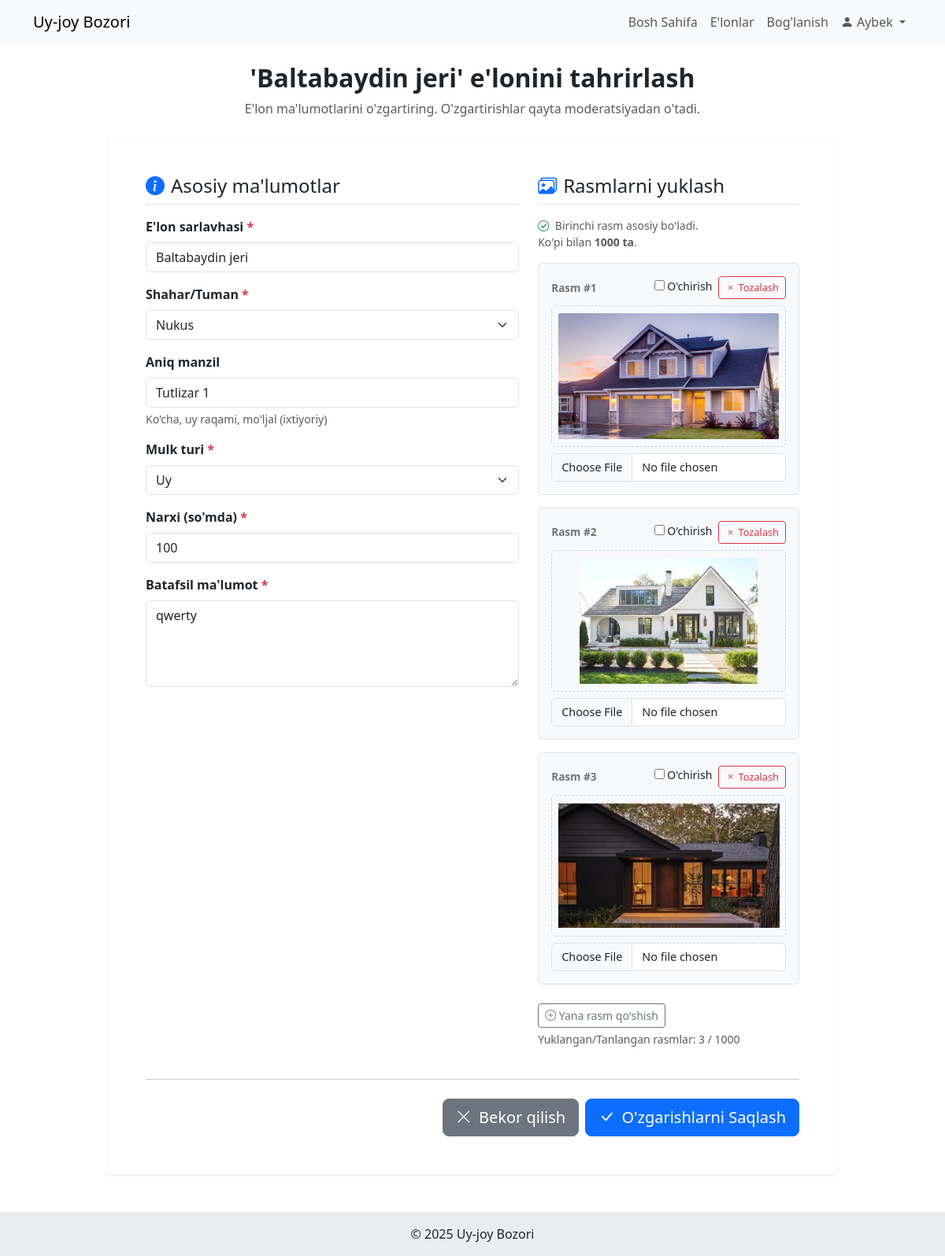
The page /elon_tahrirlash/1/ (signed in) on the database its author committed.
### AltinGiltApp/models.py (models this page shows, shortened)
class CustomUser(AbstractBaseUser, PermissionsMixin):
    phone_number = models.CharField(
        _('telefon raqami'),
        max_length=17,
        unique=True,
        validators=[phone_regex], # Validatorni qo'shdik
        help_text=_('Telefon raqamingizni +998XXXXXXXXX formatida kiriting.')
    )
    first_name = models.CharField(_('ism'), max_length=150)
    last_name = models.CharField(_('familiya'), max_length=150, blank=True) # Familiya ixtiyoriy
    email = models.EmailField(_('elektron pochta'), blank=True, null=True, unique=True) # Emailni ham unique qilish mumkin
    is_staff = models.BooleanField(default=False)
    is_active = models.BooleanField(default=True) # Yangi userlar avtomatik aktiv bo'lsinmi?
    date_joined = models.DateTimeField(auto_now_add=True)
    objects = CustomUserManager()
    USERNAME_FIELD = 'phone_number' # Login uchun ishlatiladigan maydon
    REQUIRED_FIELDS = ['first_name'] # createsuperuser so'raydigan maydonlar (USERNAME_FIELD dan tashqari)
    class Meta:
        verbose_name = _('foydalanuvchi')
        verbose_name_plural = _('foydalanuvchilar')

class Elon(models.Model):
    nomi = models.CharField(max_length=200)
    joylashuvi = models.ForeignKey(Shahar, on_delete=models.SET_NULL, null=True, blank=False, verbose_name=_("Joylashuvi"))
    manzil = models.CharField(_("Aniq manzil"), max_length=255, blank=True,
                              help_text=_("Ko'cha, uy raqami, mo'ljal (ixtiyoriy)"))
    turi = models.ForeignKey(Tur, on_delete=models.SET_NULL, null=True, blank=False, verbose_name=_("Mulk turi"))
    narxi = models.PositiveIntegerField() # Narx manfiy bo'lmasligi uchun
    batafsil = models.TextField()
    user = models.ForeignKey(CustomUser, on_delete=models.CASCADE, related_name='elonlar')
    created_at = models.DateTimeField(auto_now_add=True)
    updated_at = models.DateTimeField(auto_now=True)
    class StatusChoices(models.TextChoices):
        PENDING = 'PENDING', _('Moderatsiyada')
        APPROVED = 'APPROVED', _('Tasdiqlangan')
        REJECTED = 'REJECTED', _('Rad etilgan')
    status = models.CharField(
        max_length=10,
        choices=StatusChoices.choices,
        default=StatusChoices.PENDING,
        db_index=True # Status bo'yicha tez-tez filter qilinadi
    )
    moderation_notes = models.TextField(
        blank=True, null=True, # Faqat rad etilganda to'ldiriladi
        verbose_name=_("Moderator izohi (rad etish sababi)")
    )
    class Meta:
        ordering = ['-created_at']
        verbose_name = _('e\'lon')
        verbose_name_plural = _('e\'lonlar')

### AltinGiltApp/views.py (the view)
# urls.py: path('elon_tahrirlash/<int:elon_id>/', views.elon_tahrirlash, name='elon_edit'), # YANGI URL
@login_required
def elon_tahrirlash(request, elon_id):
    elon = get_object_or_404(Elon, pk=elon_id, user=request.user)
    RasmInlineFormSet = inlineformset_factory(
        Elon, Rasm, form=RasmForm,
        fields=['image'], # Faqat 'image' maydonini ishlatamiz RasmFormda
        extra=3,
        min_num=0, # Tahrirda minimal shart emas
        validate_min=False,
        can_delete=True
    )
    if request.method == 'POST':
        elon_form = ElonForm(request.POST, request.FILES, instance=elon) # ElonForm'ga ham FILES kerak (agar unda FileField bo'lsa)
        formset = RasmInlineFormSet(request.POST, request.FILES, instance=elon, prefix='rasmlar') # prefix qo'shib ko'ramiz
        print(f"--- POST DATA ---")
        print(request.POST)
        print(f"--- FILES DATA ---")
        print(request.FILES)
        print(f"Elon form valid: {elon_form.is_valid()}")
        if not elon_form.is_valid():
            print(f"Elon form errors: {elon_form.errors.as_json()}")
        print(f"Formset valid: {formset.is_valid()}")
        if not formset.is_valid():
            print(f"Formset errors: {formset.errors}") # To'liq error arrayini ko'rish
            print(f"Formset non_form_errors: {formset.non_form_errors()}")
            for i, form_in_fs in enumerate(formset.forms):
                 print(f"Formset form #{i} initial: {form_in_fs.initial}")
                 print(f"Formset form #{i} instance: {form_in_fs.instance}, instance.pk: {form_in_fs.instance.pk if form_in_fs.instance else None}")
                 print(f"Formset form #{i} changed_data: {form_in_fs.changed_data}")
                 print(f"Formset form #{i} errors: {form_in_fs.errors.as_json()}")
        if elon_form.is_valid() and formset.is_valid():
            try:
                with transaction.atomic():
                    edited_elon = elon_form.save(commit=False)
                    edited_elon.status = Elon.StatusChoices.PENDING # Model nomini to'g'ri yozing
                    edited_elon.moderation_notes = None
                    edited_elon.save()
                    elon_form.save_m2m() # Agar ElonFormda m2m bo'lsa
                    for form_in_fs in formset:
                        print(f"Saving form for instance: {form_in_fs.instance}, pk: {form_in_fs.instance.pk if form_in_fs.instance else 'None'}")
                        if form_in_fs.cleaned_data.get('DELETE') and form_in_fs.instance.pk:
                            print(f"Deleting instance {form_in_fs.instance.pk}")
                        elif form_in_fs.has_changed() or not form_in_fs.instance.pk : # Yoki yangi, yoki o'zgargan
                             if form_in_fs.cleaned_data.get('image') or not form_in_fs.instance.pk: # Agar rasm kelgan bo'lsa yoki yangi bo'lsa
                                print(f"Saving instance {form_in_fs.instance.pk if form_in_fs.instance.pk else 'NEW'} with image {form_in_fs.cleaned_data.get('image')}")
                    formset.save()
                messages.success(request, "E'lon muvaffaqiyatli tahrirlandi va qayta moderatsiyaga yuborildi.")
                return redirect('AltinGiltApp:shaxsiy_kabinet')
            except Exception as e:
                messages.error(request, f"E'lonni tahrirlashda xatolik yuz berdi: {e}")
        else:
            error_list = []
            if elon_form.errors:
                error_list.append(f"E'lon formasi xatolari: {elon_form.errors.as_ul()}")
            if any(formset.errors): # Check if there are any errors in the formset
                for i, errors_dict in enumerate(formset.errors):
                    if errors_dict:
                        ul_errors = "<ul>"
                        for field, errors in errors_dict.items():
                            ul_errors += f"<li>{field}: {', '.join(errors)}</li>"
                        ul_errors += "</ul>"
                        error_list.append(f"Rasm #{i+1} xatolari: {ul_errors}")
            if formset.non_form_errors():
                 error_list.append(f"Umumiy rasm xatolari: {formset.non_form_errors().as_ul()}")
            messages.error(request, "Iltimos, formadagi xatoliklarni to'g'rilang:<br>" + "<br>".join(error_list), extra_tags='safe')
    else: # GET request
        elon_form = ElonForm(instance=elon)
        formset = RasmInlineFormSet(instance=elon, prefix='rasmlar') # GET uchun ham prefix
    context = {
        'elon_form': elon_form,
        'formset': formset,
        'elon': elon,
        'form_title': f"'{elon.nomi}' e'lonini tahrirlash",
        'submit_button_text': "O'zgarishlarni Saqlash"
    }
    return render(request, 'altingiltapp/elon_qoshish.html', context)

### AltinGiltApp/models.py (called while the page is built)
    def __str__(self):
        return self.nomi

    def __str__(self):
        return self.nomi

### templates/altingiltapp/elon_qoshish.html (shortened to what this page needs)
{% extends "altingiltapp/base.html" %}
{% load static %}
{% block content %}
<div class="container mt-4 mb-5">
    <div class="row justify-content-center">
        <div class="col-lg-10">
            <div class="text-center mb-4">
                <h2 class="fw-bold">{{ form_title|default:"E'lon ma'lumotlari" }}</h2>
                {% if elon %}
                    <p class="text-muted">E'lon ma'lumotlarini o'zgartiring. O'zgartirishlar qayta moderatsiyadan o'tadi.</p>
                {% else %}
                    <p class="text-muted">Iltimos, barcha kerakli maydonlarni to'ldiring. E'loningiz moderatsiyadan o'tkaziladi.</p>
                {% endif %}
            </div>
            <form method="POST" action="" enctype="multipart/form-data" id="elon-form">
                <div class="card shadow-sm border-0">
                    <div class="card-body p-lg-5">
                        <div class="row g-4">
                            <div class="col-md-7">
                                <h4 class="mb-3 border-bottom pb-2">
                                    <i class="bi bi-info-circle-fill me-2 text-primary"></i>Asosiy ma'lumotlar
                                </h4>
                                {% for field in elon_form %}
                                    <div class="mb-3">
                                        <label for="{{ field.id_for_label }}" class="form-label fw-bold">
                                            {{ field.label }}
                                            {% if field.field.required %}<span class="text-danger">*</span>{% endif %}
                                        </label>
                                        {{ field }}
                                        {% if field.help_text %}
                                            <div class="form-text text-muted small">{{ field.help_text|safe }}</div>
                                        {% endif %}
                                    </div>
                                {% endfor %}
                            </div>
                            <div class="col-md-5">
                                <h4 class="mb-3 border-bottom pb-2">
                                    <i class="bi bi-images me-2 text-primary"></i>Rasmlarni yuklash
                                </h4>
                                <p class="text-muted small mb-3">
                                    <i class="bi bi-check-circle me-1 text-success"></i> Birinchi rasm asosiy bo'ladi. <br>
                                    {% if formset.max_num %}
                                    Ko'pi bilan <strong>{{ formset.max_num }} ta</strong>.
                                    {% endif %}
                                </p>
                                <div id="image-forms-container">
                                    {% for form in formset %}
                                    <div class="image-form-wrapper mb-3 p-3 " id="{{ formset.prefix }}-{{ forloop.counter0 }}-wrapper" data-form-index="{{ forloop.counter0 }}">
                                        <div class="d-flex justify-content-between align-items-center mb-2 position-relative">
                                                <label for="{{ form.image.id_for_label }}" class="form-label fw-bold small mb-0">
                                                    Rasm #{{ forloop.counter }}
                                                </label>
                                                {% if form.instance.pk and formset.can_delete %}
                                                <div class="form-check form-check-inline small ms-auto me-2">
                                                    {{ form.DELETE }}
                                                    <label class="form-check-label" for="{{ form.DELETE.id_for_label }}">
                                                        O'chirish
                                                    </label>
                                                </div>
                                                {% endif %}
                                                <button type="button" class="btn btn-sm btn-outline-danger clear-image-btn" style="display: none;">
                                                    <i class="bi bi-x"></i> Tozalash
                                                </button>
                                            </div>
                                            <div class="image-preview-container">
                                                 {% if form.instance.pk and form.image.value %}
                                                    <img src="{{ form.image.value.url }}" class="img-fluid image-preview" alt="Mavjud rasm {{ forloop.counter }}" style="display:block;">
                                                {% elif form.is_bound and form.image.value %}
                                                    <img src="#" class="img-fluid image-preview" alt="Preview {{ forloop.counter }}">
                                                {% else %}
                                                    <img src="#" class="img-fluid image-preview" alt="Preview {{ forloop.counter }}">
                                                {% endif %}
                                            </div>
                                            {{ form.image }}
                                        </div>
                                    {% endfor %}
                                </div>
                                <button type="button" class="btn btn-outline-secondary btn-sm mt-2" id="add-image-form-btn">
                                    <i class="bi bi-plus-circle"></i> Yana rasm qo'shish
                                </button>
                                <p class="text-muted small mt-1" id="image-count-status"></p>
                            </div>
                        </div>
                        <hr class="my-4">
                        <div class="d-grid gap-2 d-md-flex justify-content-md-end">
                            <a href="{% if elon %}{% url 'AltinGiltApp:shaxsiy_kabinet' %}{% else %}{% url 'AltinGiltApp:bosh_sahifa' %}{% endif %}" class="btn btn-secondary btn-lg order-md-1">
                                <i class="bi bi-x-lg me-1"></i> Bekor qilish
                            </a>
                             <button type="submit" class="btn btn-primary btn-lg order-md-2">
                                <i class="bi bi-check-lg me-1"></i> {{ submit_button_text|default:"Saqlash" }}
                            </button>
                        </div>
                    </div>
                </div>
            </form>
        </div>
    </div>
</div>
{% endblock %}

### templates/altingiltapp/navbar.html (shortened to what this page needs)
<nav class="navbar navbar-expand-lg navbar-light bg-light">
    <div class="container">
        <a class="navbar-brand" href="{% url 'AltinGiltApp:bosh_sahifa' %}">Uy-joy Bozori</a>
        <div class="collapse navbar-collapse" id="navbarNav">
            <ul class="navbar-nav ms-auto">
                <li class="nav-item">
                    <a class="nav-link {% if request.resolver_match.url_name == 'bosh_sahifa' %}active{% endif %}" aria-current="page" href="{% url 'AltinGiltApp:bosh_sahifa' %}">Bosh Sahifa</a>
                </li>
                <li class="nav-item">
                    <a class="nav-link {% if request.resolver_match.url_name == 'elonlar_list' %}active{% endif %}" href="{% url 'AltinGiltApp:elonlar_list' %}">E'lonlar</a>
                </li>
                <li class="nav-item">
                    <a class="nav-link" href="#">Bog'lanish</a>
                </li>
                {% if user.is_authenticated %}
                <li class="nav-item dropdown">
                    <span class="nav-link dropdown-toggle" style="cursor: pointer;" data-bs-toggle="dropdown" aria-expanded="false">
                        <i class="bi bi-person-fill"></i>
                        {{ user.first_name }}
                    </span>
                </li>
                {% endif %}
            </ul>
        </div>
    </div>
</nav>

### templates/altingiltapp/elon_qoshish.html (style rules this page uses)
.image-preview-container { background-color: #f8f9fa; border: 1px dashed #ced4da; border-radius: 0.375rem; min-height: 180px; position: relative; display: flex; align-items: center; justify-content: center; overflow: hidden; margin-bottom: 0.5rem; }
.image-preview { max-height: 160px; max-width: 95%; height: auto; object-fit: contain; display: none; }
.clear-image-btn { font-size: 0.8em; }
#image-forms-container input[type="file"] { font-size: 0.9rem; margin-top: 0.5rem; }
.image-form-wrapper { background-color: #f8f9fa; border: 1px solid #dee2e6; border-radius: 0.375rem; }
.image-form-wrapper label.form-label { font-size: 0.85rem; color: #6c757d; }

### rows shown on the page
CustomUser: first_name "Aybek"
Elon: elon_form "Baltabaydin jeri" "Nukus" "Tutlizar 1" "Uy" "100" "qwerty"

### other values the page prints
{{ field.label }} "E'lon sarlavhasi" "Shahar/Tuman" "Aniq manzil" "Mulk turi" "Narxi (so'mda)" "Batafsil ma'lumot"
{{ field.help_text|safe }} "Ko'cha, uy raqami, mo'ljal (ixtiyoriy)"
{{ submit_button_text|default:"Saqlash" }} "O'zgarishlarni Saqlash"
